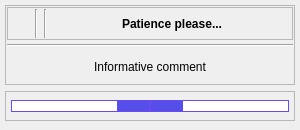
<?xml version="1.0" encoding="UTF-8"?>
<ui version="4.0">
 <class>Form</class>
 <widget class="QWidget" name="Form">
  <property name="geometry">
   <rect>
    <x>0</x>
    <y>0</y>
    <width>300</width>
    <height>130</height>
   </rect>
  </property>
  <property name="minimumSize">
   <size>
    <width>300</width>
    <height>130</height>
   </size>
  </property>
  <property name="maximumSize">
   <size>
    <width>300</width>
    <height>130</height>
   </size>
  </property>
  <property name="windowTitle">
   <string>Form</string>
  </property>
  <property name="styleSheet">
   <string notr="true">QWidget[objectName=&quot;Form&quot;]{
	border:1px solid #000000;
	background:white;
}</string>
  </property>
  <layout class="QVBoxLayout" name="verticalLayout">
   <property name="leftMargin">
    <number>5</number>
   </property>
   <property name="topMargin">
    <number>5</number>
   </property>
   <property name="rightMargin">
    <number>5</number>
   </property>
   <property name="bottomMargin">
    <number>9</number>
   </property>
   <item>
    <widget class="QFrame" name="frame">
     <property name="frameShape">
      <enum>QFrame::StyledPanel</enum>
     </property>
     <property name="frameShadow">
      <enum>QFrame::Raised</enum>
     </property>
     <layout class="QVBoxLayout" name="verticalLayout_2">
      <property name="spacing">
       <number>4</number>
      </property>
      <property name="leftMargin">
       <number>1</number>
      </property>
      <property name="topMargin">
       <number>1</number>
      </property>
      <property name="rightMargin">
       <number>1</number>
      </property>
      <property name="bottomMargin">
       <number>1</number>
      </property>
      <item>
       <widget class="QFrame" name="frame_3">
        <property name="frameShape">
         <enum>QFrame::StyledPanel</enum>
        </property>
        <property name="frameShadow">
         <enum>QFrame::Raised</enum>
        </property>
        <layout class="QHBoxLayout" name="horizontalLayout_2">
         <property name="leftMargin">
          <number>1</number>
         </property>
         <property name="topMargin">
          <number>1</number>
         </property>
         <property name="rightMargin">
          <number>1</number>
         </property>
         <property name="bottomMargin">
          <number>1</number>
         </property>
         <item>
          <widget class="QLabel" name="label">
           <property name="maximumSize">
            <size>
             <width>20</width>
             <height>20</height>
            </size>
           </property>
           <property name="text">
            <string/>
           </property>
           <property name="pixmap">
            <pixmap>../Icons-mine/App_logo.png</pixmap>
           </property>
           <property name="scaledContents">
            <bool>true</bool>
           </property>
          </widget>
         </item>
         <item>
          <widget class="Line" name="line_2">
           <property name="orientation">
            <enum>Qt::Vertical</enum>
           </property>
          </widget>
         </item>
         <item>
          <widget class="Line" name="line_3">
           <property name="orientation">
            <enum>Qt::Vertical</enum>
           </property>
          </widget>
         </item>
         <item>
          <widget class="QLabel" name="title_of_loading_label">
           <property name="styleSheet">
            <string notr="true">font-weight:bold;</string>
           </property>
           <property name="text">
            <string>Patience please...</string>
           </property>
           <property name="alignment">
            <set>Qt::AlignCenter</set>
           </property>
           <property name="wordWrap">
            <bool>true</bool>
           </property>
          </widget>
         </item>
        </layout>
       </widget>
      </item>
      <item>
       <widget class="Line" name="line">
        <property name="orientation">
         <enum>Qt::Horizontal</enum>
        </property>
       </widget>
      </item>
      <item>
       <widget class="QLabel" name="info_label">
        <property name="text">
         <string>Informative comment</string>
        </property>
        <property name="alignment">
         <set>Qt::AlignCenter</set>
        </property>
        <property name="wordWrap">
         <bool>true</bool>
        </property>
       </widget>
      </item>
     </layout>
    </widget>
   </item>
   <item>
    <widget class="QFrame" name="frame_2">
     <property name="maximumSize">
      <size>
       <width>16777215</width>
       <height>30</height>
      </size>
     </property>
     <property name="styleSheet">
      <string notr="true">QProgressBar{
	background:none;
	border:0.5px solid #6b49f5;
}

QProgressBar::chunk{
	background:#554ee9;
}

QProgressBar[objectName=&quot;progressbar_left&quot;]{
	border-right: none;
	border-top-left-radius:6px;
	border-bottom-left-radius:6px;
}

QProgressBar[objectName=&quot;progressbar_right&quot;]{
	border-left: none;
	border-top-right-radius:6px;
	border-bottom-right-radius:6px;
}
QProgressBar[objectName=&quot;progressbar_right&quot;]::chunk{
	border-top-right-radius:5px;
	border-bottom-right-radius:5px;
}

QProgressBar[objectName=&quot;progressbar_left&quot;]::chunk{
	border-top-left-radius:5px;
	border-bottom-left-radius:5px;
}
</string>
     </property>
     <property name="frameShape">
      <enum>QFrame::StyledPanel</enum>
     </property>
     <property name="frameShadow">
      <enum>QFrame::Raised</enum>
     </property>
     <layout class="QHBoxLayout" name="horizontalLayout">
      <property name="spacing">
       <number>0</number>
      </property>
      <property name="leftMargin">
       <number>5</number>
      </property>
      <property name="topMargin">
       <number>5</number>
      </property>
      <property name="rightMargin">
       <number>5</number>
      </property>
      <property name="bottomMargin">
       <number>5</number>
      </property>
      <item>
       <widget class="QProgressBar" name="progressbar_left">
        <property name="minimumSize">
         <size>
          <width>0</width>
          <height>12</height>
         </size>
        </property>
        <property name="maximumSize">
         <size>
          <width>16777215</width>
          <height>12</height>
         </size>
        </property>
        <property name="value">
         <number>24</number>
        </property>
        <property name="textVisible">
         <bool>false</bool>
        </property>
        <property name="invertedAppearance">
         <bool>true</bool>
        </property>
       </widget>
      </item>
      <item>
       <widget class="QProgressBar" name="progressbar_right">
        <property name="minimumSize">
         <size>
          <width>0</width>
          <height>12</height>
         </size>
        </property>
        <property name="maximumSize">
         <size>
          <width>16777215</width>
          <height>12</height>
         </size>
        </property>
        <property name="value">
         <number>24</number>
        </property>
        <property name="textVisible">
         <bool>false</bool>
        </property>
        <property name="invertedAppearance">
         <bool>false</bool>
        </property>
       </widget>
      </item>
     </layout>
    </widget>
   </item>
  </layout>
 </widget>
 <resources/>
 <connections/>
</ui>
